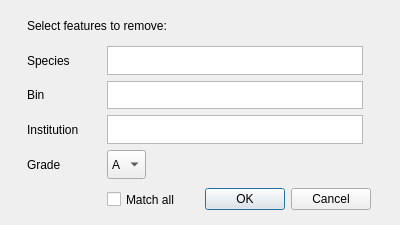
<?xml version="1.0" encoding="UTF-8"?>
<ui version="4.0">
 <class>FilterForm</class>
 <widget class="QDialog" name="FilterForm">
  <property name="geometry">
   <rect>
    <x>0</x>
    <y>0</y>
    <width>400</width>
    <height>225</height>
   </rect>
  </property>
  <property name="sizePolicy">
   <sizepolicy hsizetype="Fixed" vsizetype="Fixed">
    <horstretch>0</horstretch>
    <verstretch>0</verstretch>
   </sizepolicy>
  </property>
  <property name="windowTitle">
   <string>Filtering</string>
  </property>
  <layout class="QGridLayout" name="gridLayout">
   <item row="1" column="0">
    <widget class="QLabel" name="species">
     <property name="sizePolicy">
      <sizepolicy hsizetype="Maximum" vsizetype="Ignored">
       <horstretch>0</horstretch>
       <verstretch>0</verstretch>
      </sizepolicy>
     </property>
     <property name="text">
      <string>Species</string>
     </property>
    </widget>
   </item>
   <item row="2" column="0">
    <widget class="QLabel" name="bin">
     <property name="sizePolicy">
      <sizepolicy hsizetype="Maximum" vsizetype="Ignored">
       <horstretch>0</horstretch>
       <verstretch>0</verstretch>
      </sizepolicy>
     </property>
     <property name="text">
      <string>Bin</string>
     </property>
    </widget>
   </item>
   <item row="0" column="0" colspan="2">
    <widget class="QLabel" name="label">
     <property name="sizePolicy">
      <sizepolicy hsizetype="Maximum" vsizetype="Ignored">
       <horstretch>0</horstretch>
       <verstretch>0</verstretch>
      </sizepolicy>
     </property>
     <property name="text">
      <string>Select features to remove:</string>
     </property>
    </widget>
   </item>
   <item row="5" column="1">
    <widget class="QComboBox" name="comboBox">
     <property name="sizePolicy">
      <sizepolicy hsizetype="Maximum" vsizetype="Ignored">
       <horstretch>0</horstretch>
       <verstretch>0</verstretch>
      </sizepolicy>
     </property>
     <item>
      <property name="text">
       <string>A</string>
      </property>
     </item>
     <item>
      <property name="text">
       <string>B</string>
      </property>
     </item>
     <item>
      <property name="text">
       <string>C</string>
      </property>
     </item>
     <item>
      <property name="text">
       <string>D</string>
      </property>
     </item>
     <item>
      <property name="text">
       <string>E</string>
      </property>
     </item>
    </widget>
   </item>
   <item row="5" column="0">
    <widget class="QLabel" name="grade">
     <property name="sizePolicy">
      <sizepolicy hsizetype="Maximum" vsizetype="Ignored">
       <horstretch>0</horstretch>
       <verstretch>0</verstretch>
      </sizepolicy>
     </property>
     <property name="text">
      <string>Grade</string>
     </property>
    </widget>
   </item>
   <item row="3" column="0">
    <widget class="QLabel" name="institution">
     <property name="sizePolicy">
      <sizepolicy hsizetype="Maximum" vsizetype="Ignored">
       <horstretch>0</horstretch>
       <verstretch>0</verstretch>
      </sizepolicy>
     </property>
     <property name="text">
      <string>Institution</string>
     </property>
    </widget>
   </item>
   <item row="3" column="1" colspan="2">
    <widget class="QTextEdit" name="institution_text">
     <property name="sizePolicy">
      <sizepolicy hsizetype="Maximum" vsizetype="Ignored">
       <horstretch>0</horstretch>
       <verstretch>0</verstretch>
      </sizepolicy>
     </property>
    </widget>
   </item>
   <item row="7" column="1">
    <widget class="QCheckBox" name="checkBox">
     <property name="sizePolicy">
      <sizepolicy hsizetype="Maximum" vsizetype="Ignored">
       <horstretch>0</horstretch>
       <verstretch>0</verstretch>
      </sizepolicy>
     </property>
     <property name="text">
      <string>Match all</string>
     </property>
    </widget>
   </item>
   <item row="7" column="2">
    <widget class="QDialogButtonBox" name="buttonBox">
     <property name="sizePolicy">
      <sizepolicy hsizetype="Maximum" vsizetype="Ignored">
       <horstretch>0</horstretch>
       <verstretch>0</verstretch>
      </sizepolicy>
     </property>
     <property name="orientation">
      <enum>Qt::Horizontal</enum>
     </property>
     <property name="standardButtons">
      <set>QDialogButtonBox::Cancel|QDialogButtonBox::Ok</set>
     </property>
    </widget>
   </item>
   <item row="2" column="1" colspan="2">
    <widget class="QTextEdit" name="bin_text">
     <property name="sizePolicy">
      <sizepolicy hsizetype="Maximum" vsizetype="Ignored">
       <horstretch>0</horstretch>
       <verstretch>0</verstretch>
      </sizepolicy>
     </property>
    </widget>
   </item>
   <item row="1" column="1" colspan="2">
    <widget class="QTextEdit" name="species_text">
     <property name="sizePolicy">
      <sizepolicy hsizetype="Maximum" vsizetype="Ignored">
       <horstretch>0</horstretch>
       <verstretch>0</verstretch>
      </sizepolicy>
     </property>
    </widget>
   </item>
  </layout>
 </widget>
 <resources/>
 <connections>
  <connection>
   <sender>buttonBox</sender>
   <signal>accepted()</signal>
   <receiver>FilterForm</receiver>
   <slot>accept()</slot>
   <hints>
    <hint type="sourcelabel">
     <x>248</x>
     <y>254</y>
    </hint>
    <hint type="destinationlabel">
     <x>157</x>
     <y>274</y>
    </hint>
   </hints>
  </connection>
  <connection>
   <sender>buttonBox</sender>
   <signal>rejected()</signal>
   <receiver>FilterForm</receiver>
   <slot>reject()</slot>
   <hints>
    <hint type="sourcelabel">
     <x>316</x>
     <y>260</y>
    </hint>
    <hint type="destinationlabel">
     <x>286</x>
     <y>274</y>
    </hint>
   </hints>
  </connection>
 </connections>
</ui>
